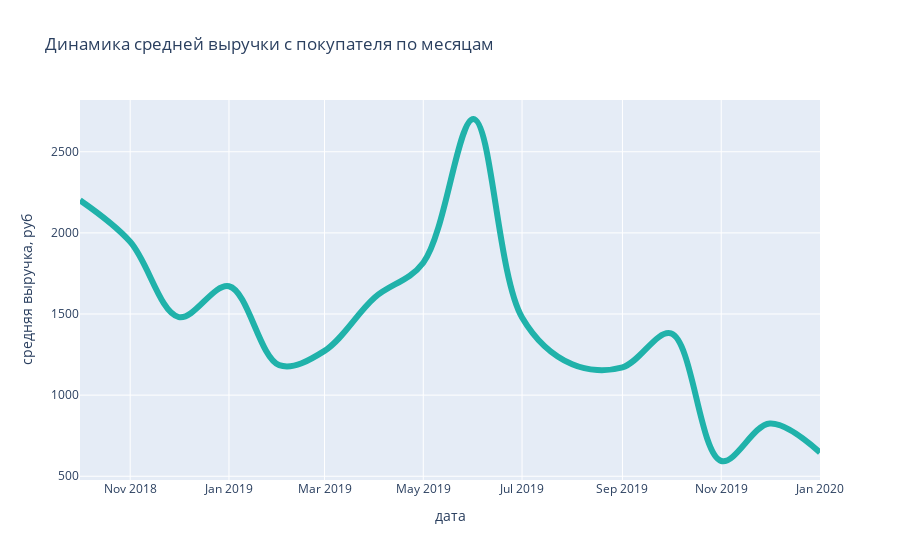

Here is the notebook cell this chart was saved with:
### Code cell
fig = px.line(revenue_month_dynamic,
              x='date_round',
              y='mean_revenue',
              line_shape='spline',
              labels=dict(date_round='дата',
                          mean_revenue='средняя выручка, руб'),
              title=f"Динамика средней выручки с покупателя по месяцам")

fig.update_traces(line_width=6, line_color='lightseagreen')
iplot(fig)

### Figure 1 — Plotly figure (JSON) as saved in the notebook; plotly's stock layout.template omitted (floating-point values rounded to 4 significant figures)
{"data": [{"hovertemplate": "дата=%{x}<br>средняя выручка, руб=%{y}<extra></extra>", "legendgroup": "", "line": {"color": "lightseagreen", "dash": "solid", "shape": "spline", "width": 6}, "marker": {"symbol": "circle"}, "mode": "lines", "name": "", "orientation": "v", "showlegend": false, "type": "scatter", "x": ["2018-10-01T00:00:00.000000000", "2018-11-01T00:00:00.000000000", "2018-12-01T00:00:00.000000000", "2019-01-01T00:00:00.000000000", "2019-02-01T00:00:00.000000000", "2019-03-01T00:00:00.000000000", "2019-04-01T00:00:00.000000000", "2019-05-01T00:00:00.000000000", "2019-06-01T00:00:00.000000000", "2019-07-01T00:00:00.000000000", "2019-08-01T00:00:00.000000000", "2019-09-01T00:00:00.000000000", "2019-10-01T00:00:00.000000000", "2019-11-01T00:00:00.000000000", "2019-12-01T00:00:00.000000000", "2020-01-01T00:00:00.000000000"], "xaxis": "x", "y": [2201.0, 1945.0, 1481.0, 1671.0, 1185.0, 1273.0, 1602.0, 1816.0, 2702.0, 1479.0, 1190.0, 1171.0, 1380.0, 594.0, 825.0, 647.0], "yaxis": "y"}], "layout": {"legend": {"tracegroupgap": 0}, "title": {"text": "Динамика средней выручки с покупателя по месяцам"}, "xaxis": {"anchor": "y", "domain": [0, 1], "title": {"text": "дата"}}, "yaxis": {"anchor": "x", "domain": [0, 1], "title": {"text": "средняя выручка, руб"}}}}
